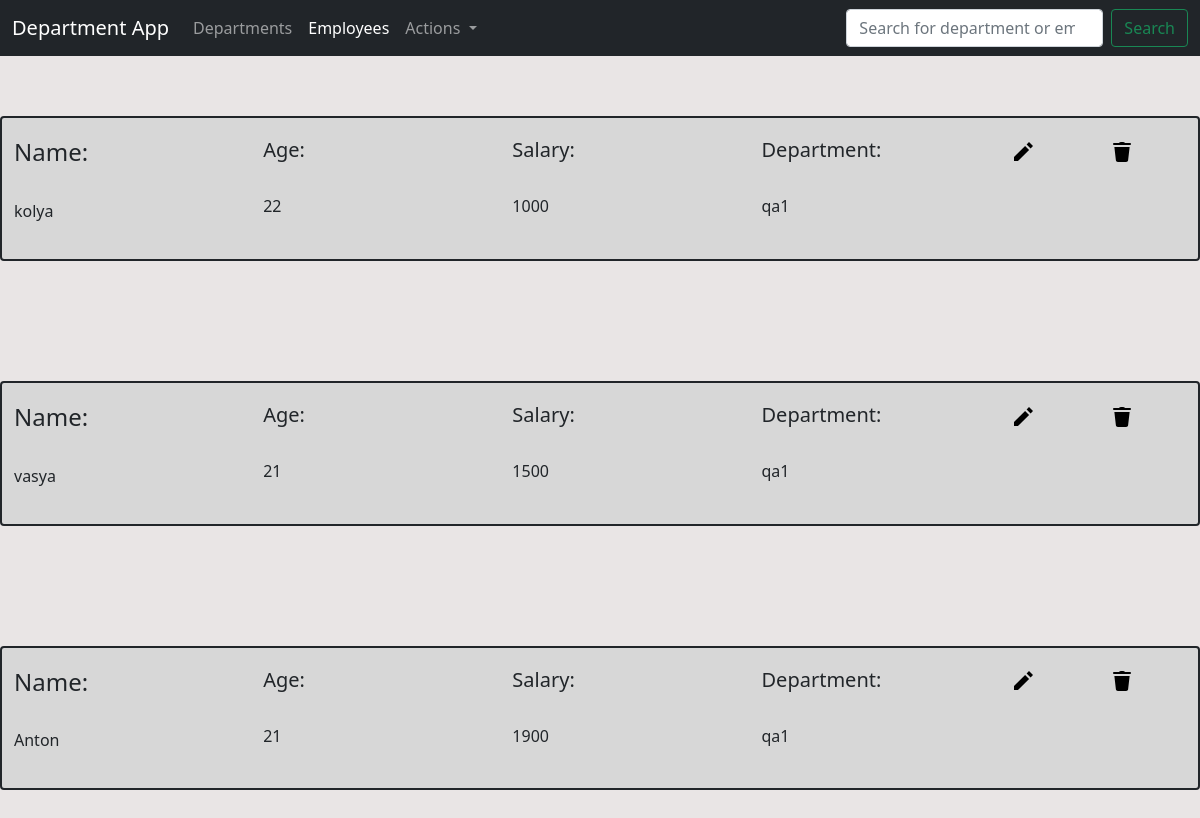
Page /employees on the earlier database version.
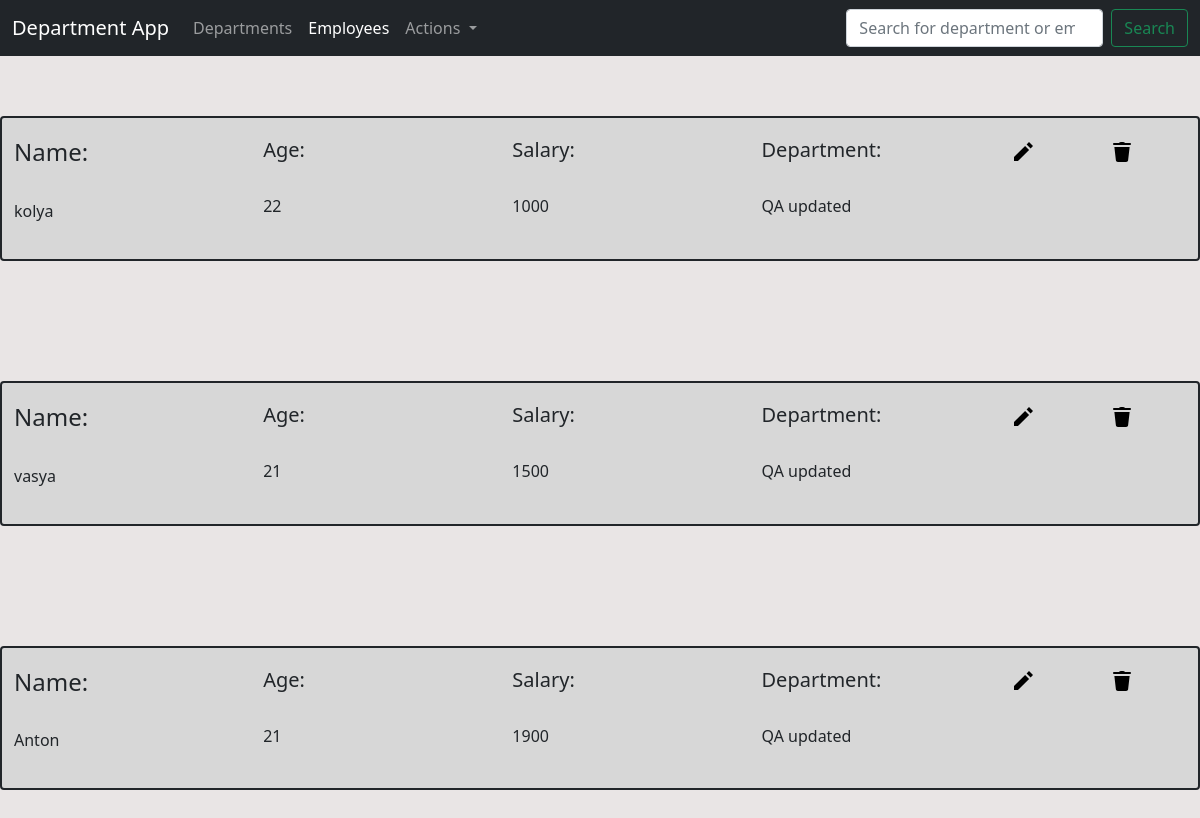
Same page on the later database version.
### department_app/models/employee_model.py (models this page shows, shortened)
class Employees(db.Model):
    id = db.Column(db.Integer, primary_key = True)
    emp_name = db.Column(db.String(50), nullable = False)
    emp_db = db.Column(db.String, nullable = False)
    emp_salary = db.Column(db.Integer, nullable = False)
    emp_department = db.Column(db.String(50), nullable = False)

### department_app/views/employees_view.py (the view)
@app.route("/employees")
def employees():
    age = {elem.id: count_age(elem.id) for elem in Employees.query.all()}
    return render_template('employees.html', all_emps = Employees.query.all(), age = age, menu = menu, dropdown = dropdown, title = 'Employees')

### department_app/views/employees_view.py (called while the page is built)
def count_age(emp):
    temp = datetime.datetime.strptime(Employees.query.filter_by(id = emp).first().emp_db, "%Y-%m-%d")
    today = datetime.date.today()
    return today.year - temp.year - ((today.month, today.day) < (temp.month, temp.day))

### department_app/templates/employees.html (shortened to what this page needs)
{% extends 'base.html' %}
{% block content %}
{% for data in all_emps %}
    <section id="section-{{data.id}}">
      <div class="container-xxl">
        <div class="row">
          <span class="border border-dark border-2 rounded"  style="background-color: #D7D7D7;">
              <div class="row">
                  <div class="col">
                    <h4>Name:</h4>
                    <br>
                    <p>{{ data.emp_name }}</p>
                  </div>
                  <div class="col">
                    <h5>Age:</h5>
                    <br>
                    <p>{{age[data.id]}}</p>
                  </div>
                  <div class="col">
                    <h5>Salary:</h5>
                    <br>
                    <p>{{ data.emp_salary }}</p>
                  </div>
                  <div class="col">
                    <h5>Department:</h5>
                    <br>
                    <p>{{ data.emp_department }}</p>
                  </div>
                  <div class="col-1 align-items-end">
                    <a id="edit-{{data.id}}" href="employees/edit/{{data.id}}">
                      <img src = "../static/images/icons8-edit-24.svg", alt="Edit" style="padding-right: 60px">
                    </a>
                  </div>
                  <div class="col-1 align-items-end">
                    <a id="delete-{{data.id}}" href="employees/delete/{{data.id}}">
                      <img src = "../static/images/icons8-delete-24.svg", alt="Delete">
                    </a>
                  </div>
                </div>
          </span>
        </div>
      </div>
  </section>
{% endfor %}
{% endblock -%}

Differences in the rows shown:
changed Employees "kolya": emp_department "qa1" → "QA updated"
changed Employees "vasya": emp_department "qa1" → "QA updated"
changed Employees "Anton": emp_department "qa1" → "QA updated"
